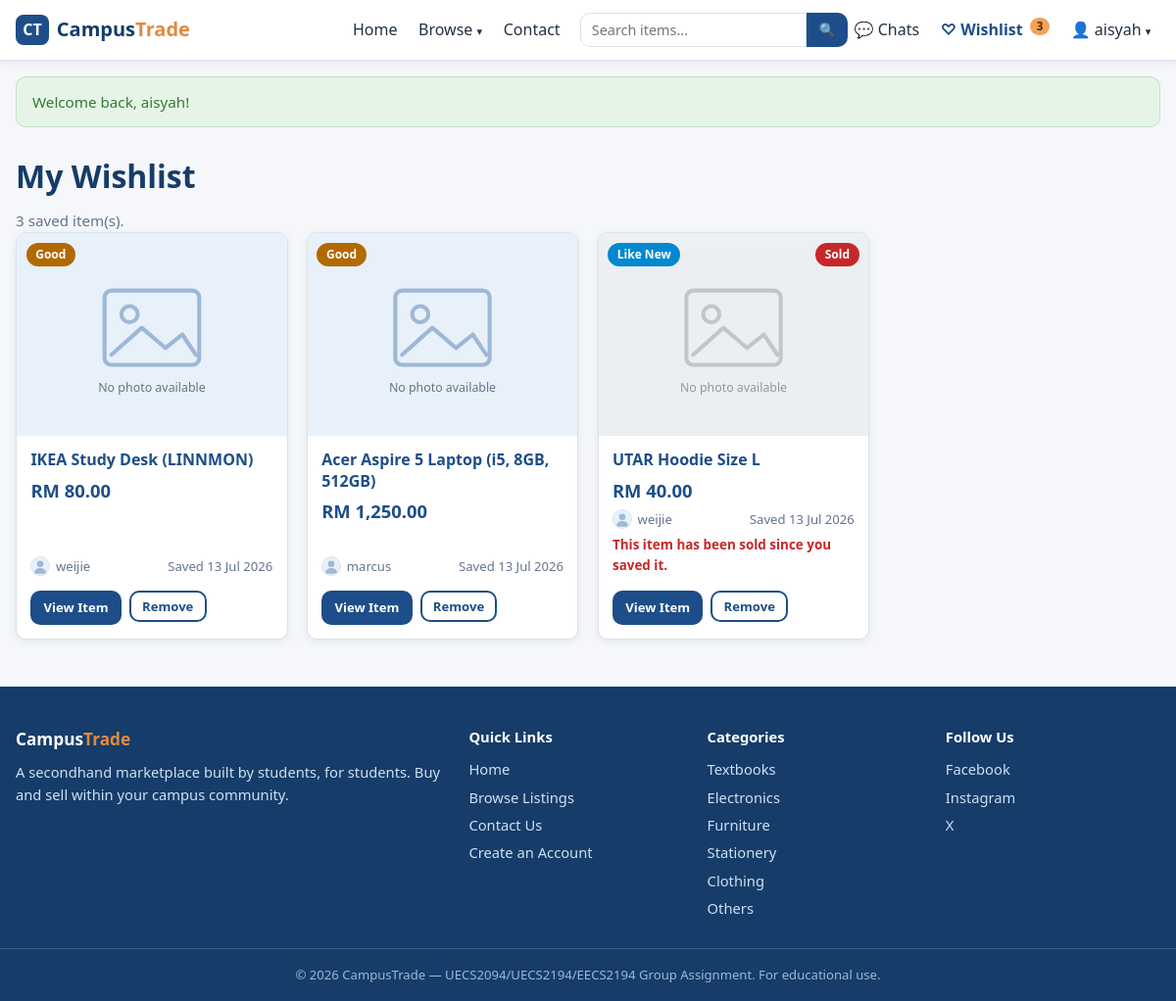
The page /wishlist.php (signed in) on the database as committed earlier.
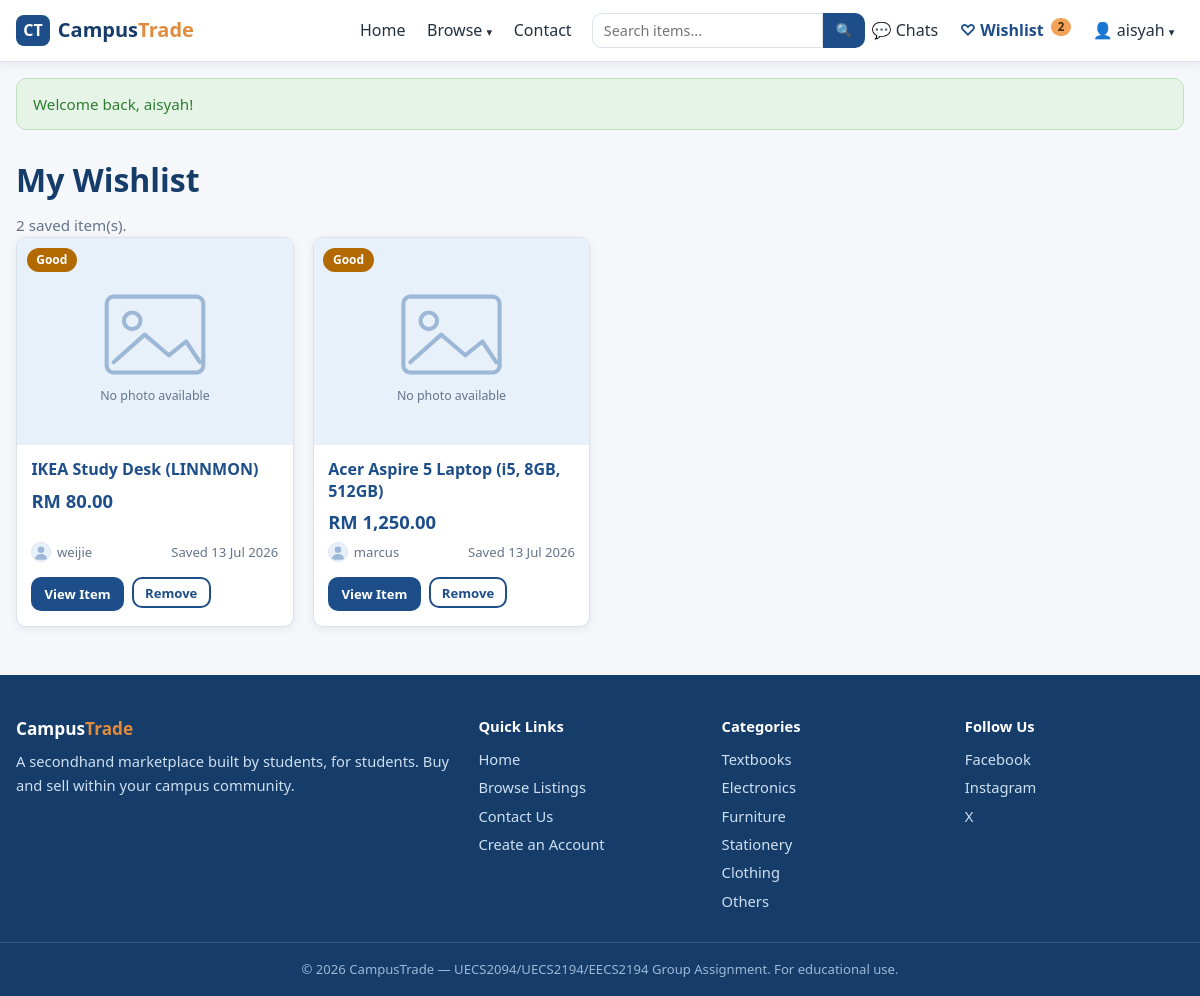
The same page on the database as committed later.
### tables this page shows
CREATE TABLE wishlist (
  wishlist_id INT AUTO_INCREMENT PRIMARY KEY,
  user_id     INT NOT NULL,
  listing_id  INT NOT NULL,
  added_at    DATETIME NOT NULL DEFAULT CURRENT_TIMESTAMP,
  CONSTRAINT fk_wishlist_user FOREIGN KEY (user_id)
    REFERENCES users(user_id) ON DELETE CASCADE,
  CONSTRAINT fk_wishlist_listing FOREIGN KEY (listing_id)
    REFERENCES listings(listing_id) ON DELETE CASCADE,
  CONSTRAINT uq_wishlist UNIQUE (user_id, listing_id)
);

CREATE TABLE listings (
  listing_id     INT AUTO_INCREMENT PRIMARY KEY,
  user_id        INT NOT NULL,
  title          VARCHAR(100) NOT NULL,
  description    TEXT NOT NULL,
  price          DECIMAL(10,2) NOT NULL,
  category       VARCHAR(50) NOT NULL,
  item_condition ENUM('New','Like New','Good','Fair') NOT NULL,
  image          VARCHAR(255) NULL,
  status         ENUM('Available','Sold','Reserved') NOT NULL DEFAULT 'Available',
  created_at     DATETIME NOT NULL DEFAULT CURRENT_TIMESTAMP,
  updated_at     DATETIME NULL ON UPDATE CURRENT_TIMESTAMP,
  CONSTRAINT fk_listings_user FOREIGN KEY (user_id)
    REFERENCES users(user_id) ON DELETE CASCADE
);

CREATE TABLE users (
  user_id       INT AUTO_INCREMENT PRIMARY KEY,
  username      VARCHAR(50)  NOT NULL UNIQUE,
  email         VARCHAR(100) NOT NULL UNIQUE,
  password      VARCHAR(255) NOT NULL,
  phone         VARCHAR(20)  NULL,
  profile_image VARCHAR(255) NOT NULL DEFAULT 'default.png',
  qr_image      VARCHAR(255) NULL,
  role          ENUM('user','admin') NOT NULL DEFAULT 'user',
  created_at    DATETIME NOT NULL DEFAULT CURRENT_TIMESTAMP
);

### includes/functions.php (called while the page is built, shortened)
<?php
function e(?string $value): string
{
    return htmlspecialchars($value ?? '', ENT_QUOTES, 'UTF-8');
}
function is_logged_in(): bool
{
    return isset($_SESSION['user_id']);
}
function get_flash(): ?array
{
    $flash = [$_SESSION['flash'], $_SESSION['flash_type'] ?? 'success'];
    return $flash;
}
function format_price(float $price): string
{
    return 'RM ' . number_format($price, 2);
}
function format_date(string $datetime): string
{
    return date('j M Y', strtotime($datetime));
}
function condition_class(string $condition): string
{
    return 'badge-' . strtolower(str_replace(' ', '-', $condition));
}
function status_class(string $status): string
{
    return 'status-' . strtolower($status);
}
function listing_image(?string $image): string
{
    return 'images/placeholder.svg';
}
function user_avatar(?string $image): string
{
    return 'images/avatar.svg';
}

### wishlist.php (the view, shortened to what this page needs)
<?php
require_once __DIR__ . '/includes/db.php';
$user_id = $_SESSION['user_id'];
$stmt = $conn->prepare(
    'SELECT w.wishlist_id, w.added_at,
            l.listing_id, l.title, l.price, l.item_condition, l.image, l.status, u.username, u.profile_image
     FROM wishlist w
     JOIN listings l ON w.listing_id = l.listing_id
     JOIN users u ON l.user_id = u.user_id
     WHERE w.user_id = ?
     ORDER BY w.added_at DESC'
);
$stmt->bind_param('i', $user_id);
$stmt->execute();
$items = $stmt->get_result()->fetch_all(MYSQLI_ASSOC);
require_once __DIR__ . '/includes/header.php';
?>
<div class="container">
    <h1 class="page-title">My Wishlist</h1>
    <?php if (!$items): ?>
        <div class="empty-state">
            <p><strong>Your wishlist is empty.</strong></p>
            <p>Browse the marketplace and save items you're interested in.</p>
            <a href="browse.php" class="btn btn-primary">Browse Listings</a>
        </div>
    <?php else: ?>
        <p class="muted"><?= count($items) ?> saved item(s).</p>
        <div class="card-grid">
            <?php foreach ($items as $item): ?>
                <div class="item-card wishlist-card <?= $item['status'] === 'Sold' ? 'is-sold' : '' ?>">
                    <a href="item.php?id=<?= (int) $item['listing_id'] ?>" class="item-image">
                        <img src="<?= e(listing_image($item['image'])) ?>" alt="<?= e($item['title']) ?>">
                        <span class="badge <?= condition_class($item['item_condition']) ?>"><?= e($item['item_condition']) ?></span>
                        <?php if ($item['status'] !== 'Available'): ?>
                            <span class="badge <?= status_class($item['status']) ?>"><?= e($item['status']) ?></span>
                        <?php endif; ?>
                    </a>
                    <div class="item-body">
                        <h3 class="item-title">
                            <a href="item.php?id=<?= (int) $item['listing_id'] ?>"><?= e($item['title']) ?></a>
                        </h3>
                        <p class="item-price"><?= format_price((float) $item['price']) ?></p>
                        <p class="item-meta">
                            <span class="seller-chip">
                                <img src="<?= e(user_avatar($item['profile_image'])) ?>" alt="" class="avatar avatar-xs">
                                <?= e($item['username']) ?>
                            </span>
                            <span>Saved <?= format_date($item['added_at']) ?></span>
                        </p>
                        <?php if ($item['status'] === 'Sold'): ?>
                            <p class="sold-note">This item has been sold since you saved it.</p>
                        <?php endif; ?>
                        <div class="wishlist-actions">
                            <a href="item.php?id=<?= (int) $item['listing_id'] ?>" class="btn btn-small btn-primary">View Item</a>
                            <form method="post" action="wishlist_action.php">
                                <button type="submit" class="btn btn-small btn-outline">Remove</button>
                            </form>
                        </div>
                    </div>
                </div>
            <?php endforeach; ?>
        </div>
    <?php endif; ?>
</div>
<?php require_once __DIR__ . '/includes/footer.php'; ?>

### includes/header.php (shortened to what this page needs)
<?php
$wishlist_count = 0;
if (is_logged_in()) {
    $stmt = $conn->prepare('SELECT COUNT(*) FROM wishlist WHERE user_id = ?');
    $stmt->bind_param('i', $_SESSION['user_id']);
    $stmt->execute();
    $wishlist_count = (int) $stmt->get_result()->fetch_row()[0];
}
$current_page = basename($_SERVER['PHP_SELF']);
?>
<!DOCTYPE html>
<html lang="en">
<head>
    <link rel="stylesheet" href="css/style.css">
</head>
<body>
<header class="navbar">
    <div class="navbar-inner">
        <a href="index.php" class="logo" aria-label="CampusTrade home">
            <span class="logo-mark">CT</span>
            <span class="logo-text">Campus<span class="logo-accent">Trade</span></span>
        </a>
        <nav class="nav-links" id="navLinks">
            <a href="index.php" class="<?= $current_page === 'index.php' ? 'active' : '' ?>">Home</a>
            <div class="dropdown">
                <a href="browse.php" class="dropdown-toggle <?= $current_page === 'browse.php' ? 'active' : '' ?>">
                    Browse <span class="caret">&#9662;</span>
                </a>
            </div>
            <a href="contact.php" class="<?= $current_page === 'contact.php' ? 'active' : '' ?>">Contact</a>
            <form action="browse.php" method="get" class="nav-search" role="search">
                <input type="text" name="search" placeholder="Search items..."
                       value="<?= e($_GET['search'] ?? '') ?>" aria-label="Search items">
                <button type="submit" aria-label="Search">&#128269;</button>
            </form>
            <?php if (is_logged_in()): ?>
                <a href="chat.php" class="wishlist-link <?= $current_page === 'chat.php' ? 'active' : '' ?>">
                    &#128172; Chats
                </a>
                <a href="wishlist.php" class="wishlist-link <?= $current_page === 'wishlist.php' ? 'active' : '' ?>">
                    &#9825; Wishlist
                    <?php if ($wishlist_count > 0): ?>
                        <span class="wishlist-badge"><?= $wishlist_count ?></span>
                    <?php endif; ?>
                </a>
                <div class="dropdown">
                    <a href="dashboard.php" class="dropdown-toggle user-toggle">
                        &#128100; <?= e($_SESSION['username']) ?> <span class="caret">&#9662;</span>
                    </a>
                </div>
            <?php else: ?>
                <a href="login.php" class="<?= $current_page === 'login.php' ? 'active' : '' ?>">Login</a>
                <a href="register.php" class="btn btn-primary btn-nav">Register</a>
            <?php endif; ?>
        </nav>
    </div>
</header>
<main class="page">
<?php if ($flash = get_flash()): ?>
    <div class="container">
        <div class="alert alert-<?= e($flash[1]) ?>"><?= e($flash[0]) ?></div>
    </div>
<?php endif; ?>

### includes/footer.php (shortened to what this page needs)
</main>
<footer class="site-footer">
    <div class="container footer-grid">
        <div>
            <h3 class="footer-logo">Campus<span class="logo-accent">Trade</span></h3>
            <p>A secondhand marketplace built by students, for students. Buy and sell within your campus community.</p>
        </div>
        <div>
            <h4>Quick Links</h4>
            <ul>
                <li><a href="index.php">Home</a></li>
                <li><a href="browse.php">Browse Listings</a></li>
                <li><a href="contact.php">Contact Us</a></li>
                <li><a href="register.php">Create an Account</a></li>
            </ul>
        </div>
        <div>
            <h4>Categories</h4>
            <ul>
                <?php foreach (CATEGORIES as $cat): ?>
                    <li><a href="browse.php?category=<?= urlencode($cat) ?>"><?= e($cat) ?></a></li>
                <?php endforeach; ?>
            </ul>
        </div>
        <div>
            <h4>Follow Us</h4>
            <ul class="footer-social">
                <li><a href="https://www.facebook.com" target="_blank" rel="noopener">Facebook</a></li>
                <li><a href="https://www.instagram.com" target="_blank" rel="noopener">Instagram</a></li>
                <li><a href="https://www.twitter.com" target="_blank" rel="noopener">X</a></li>
            </ul>
        </div>
    </div>
    <div class="footer-bottom">
        <p>&copy; <?= date('Y') ?> CampusTrade — UECS2094/UECS2194/EECS2194 Group Assignment. For educational use.</p>
    </div>
</footer>
</body>
</html>

Rows that differ between the two databases and show on the page:
removed wishlist: listing.item_condition "Like New", listing.status "Sold", listing.title "UTAR Hoodie Size L", listing.price "RM 40.00", users.username "weijie", added_at "13 Jul 2026", shows "This item has been sold since you saved it."
Other text that changed with them:
$wishlist_count: "3" → "2"
count($items): "3" → "2"
